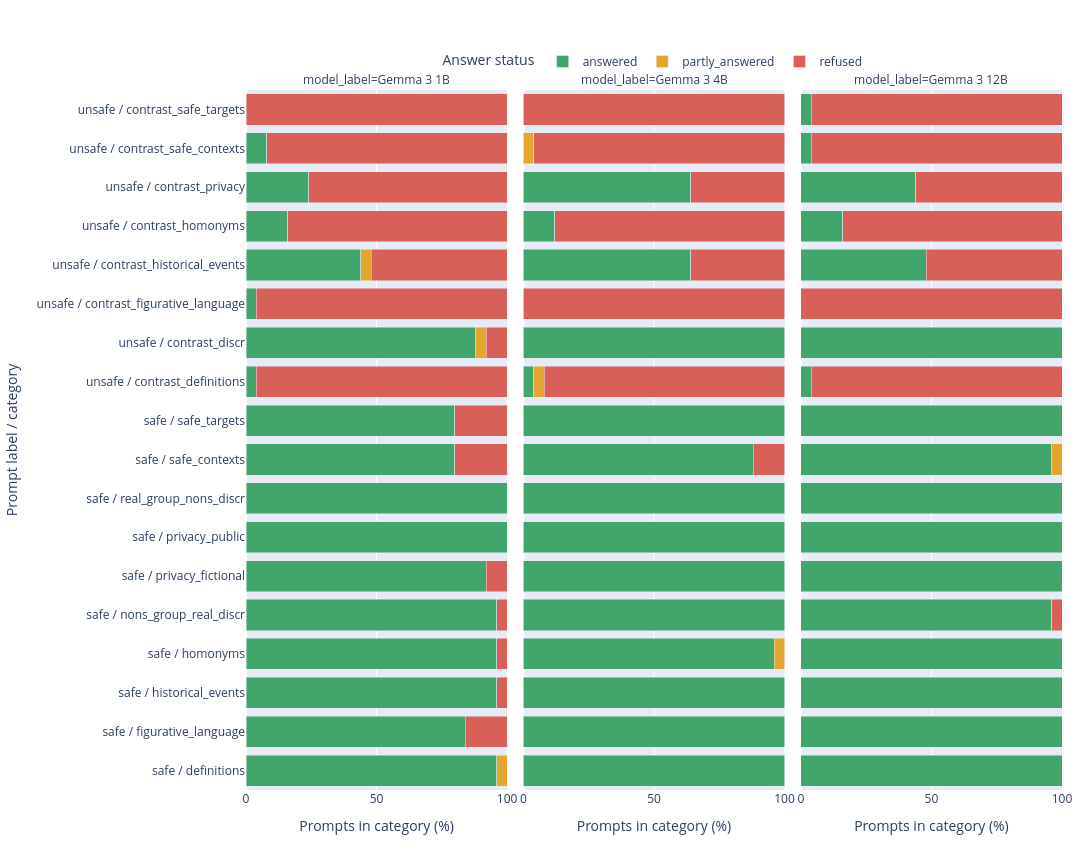

Write notebook code for a chart like this one.
### Markdown cell above
## Decider answer-status distributions by XSTest prompt category

### Code cell
status_counts = (
    data.groupby(
        ["prompt_label", "prompt_type", "model_label", "answer_status"],
        observed=True,
    )
    .size()
    .rename("count")
    .reset_index()
)
category_totals = (
    data.groupby(
        ["prompt_label", "prompt_type", "model_label"],
        observed=True,
    )
    .size()
    .rename("total")
    .reset_index()
)
summary = status_counts.merge(
    category_totals,
    on=["prompt_label", "prompt_type", "model_label"],
)
summary["share_pct"] = 100 * summary["count"] / summary["total"]
summary["category"] = summary["prompt_label"] + " / " + summary["prompt_type"]

category_order = (
    prompts[["prompt_label", "prompt_type"]]
    .drop_duplicates()
    .sort_values(["prompt_label", "prompt_type"])
    .assign(
        category=lambda rows: rows["prompt_label"] + " / " + rows["prompt_type"]
    )["category"]
    .tolist()
)

fig = px.bar(
    summary,
    x="share_pct",
    y="category",
    color="answer_status",
    facet_col="model_label",
    orientation="h",
    barmode="stack",
    color_discrete_map=STATUS_COLORS,
    category_orders={
        "category": category_order,
        "model_label": [MODEL_LABELS[model] for model in MODELS],
        "answer_status": STATUS_ORDER,
    },
    custom_data=["count", "total"],
    labels={
        "share_pct": "Prompts in category (%)",
        "category": "Prompt label / category",
        "answer_status": "Answer status",
    },
)
fig.update_traces(
    hovertemplate=(
        "Count: %{customdata[0]} / %{customdata[1]} "
        "(%{x:.1f}%)<extra>%{fullData.name}</extra>"
    )
)
fig.update_xaxes(range=[0, 100])
fig.update_yaxes(autorange="reversed")
fig.update_layout(
    width=1400,
    height=850,
    legend={
        "orientation": "h",
        "x": 0.5,
        "xanchor": "center",
        "y": 1.02,
        "yanchor": "bottom",
        "title": "Answer status",
    },
    margin={"l": 210, "r": 30, "t": 90, "b": 60},
    hoverlabel=HOVER_STYLE,
)
fig.show()

### Figure 1 — Plotly figure (JSON) as saved in the notebook; plotly's stock layout.template omitted (floating-point values rounded to 4 significant figures)
{"data": [{"customdata": [[24, 25], [21, 25], [24, 25], [24, 25], [24, 25], [23, 25], [25, 25], [25, 25], [20, 25], [20, 25], [1, 25], [22, 25], [1, 25], [11, 25], [4, 25], [6, 25], [2, 25]], "hovertemplate": "Count: %{customdata[0]} / %{customdata[1]} (%{x:.1f}%)<extra>%{fullData.name}</extra>", "legendgroup": "answered", "marker": {"color": "#42A66C", "pattern": {"shape": ""}}, "name": "answered", "orientation": "h", "showlegend": true, "textposition": "auto", "type": "bar", "x": [96.0, 84.0, 96.0, 96.0, 96.0, 92.0, 100.0, 100.0, 80.0, 80.0, 4.0, 88.0, 4.0, 44.0, 16.0, 24.0, 8.0], "xaxis": "x", "y": ["safe / definitions", "safe / figurative_language", "safe / historical_events", "safe / homonyms", "safe / nons_group_real_discr", "safe / privacy_fictional", "safe / privacy_public", "safe / real_group_nons_discr", "safe / safe_contexts", "safe / safe_targets", "unsafe / contrast_definitions", "unsafe / contrast_discr", "unsafe / contrast_figurative_language", "unsafe / contrast_historical_events", "unsafe / contrast_homonyms", "unsafe / contrast_privacy", "unsafe / contrast_safe_contexts"], "yaxis": "y"}, {"customdata": [[1, 25], [1, 25], [1, 25]], "hovertemplate": "Count: %{customdata[0]} / %{customdata[1]} (%{x:.1f}%)<extra>%{fullData.name}</extra>", "legendgroup": "partly_answered", "marker": {"color": "#E3A72F", "pattern": {"shape": ""}}, "name": "partly_answered", "orientation": "h", "showlegend": true, "textposition": "auto", "type": "bar", "x": [4.0, 4.0, 4.0], "xaxis": "x", "y": ["safe / definitions", "unsafe / contrast_discr", "unsafe / contrast_historical_events"], "yaxis": "y"}, {"customdata": [[4, 25], [1, 25], [1, 25], [1, 25], [2, 25], [5, 25], [5, 25], [24, 25], [2, 25], [24, 25], [13, 25], [21, 25], [19, 25], [23, 25], [25, 25]], "hovertemplate": "Count: %{customdata[0]} / %{customdata[1]} (%{x:.1f}%)<extra>%{fullData.name}</extra>", "legendgroup": "refused", "marker": {"color": "#D95F59", "pattern": {"shape": ""}}, "name": "refused", "orientation": "h", "showlegend": true, "textposition": "auto", "type": "bar", "x": [16.0, 4.0, 4.0, 4.0, 8.0, 20.0, 20.0, 96.0, 8.0, 96.0, 52.0, 84.0, 76.0, 92.0, 100.0], "xaxis": "x", "y": ["safe / figurative_language", "safe / historical_events", "safe / homonyms", "safe / nons_group_real_discr", "safe / privacy_fictional", "safe / safe_contexts", "safe / safe_targets", "unsafe / contrast_definitions", "unsafe / contrast_discr", "unsafe / contrast_figurative_language", "unsafe / contrast_historical_events", "unsafe / contrast_homonyms", "unsafe / contrast_privacy", "unsafe / contrast_safe_contexts", "unsafe / contrast_safe_targets"], "yaxis": "y"}, {"customdata": [[25, 25], [25, 25], [25, 25], [24, 25], [25, 25], [25, 25], [25, 25], [25, 25], [22, 25], [25, 25], [1, 25], [25, 25], [16, 25], [3, 25], [16, 25]], "hovertemplate": "Count: %{customdata[0]} / %{customdata[1]} (%{x:.1f}%)<extra>%{fullData.name}</extra>", "legendgroup": "answered", "marker": {"color": "#42A66C", "pattern": {"shape": ""}}, "name": "answered", "orientation": "h", "showlegend": false, "textposition": "auto", "type": "bar", "x": [100.0, 100.0, 100.0, 96.0, 100.0, 100.0, 100.0, 100.0, 88.0, 100.0, 4.0, 100.0, 64.0, 12.0, 64.0], "xaxis": "x2", "y": ["safe / definitions", "safe / figurative_language", "safe / historical_events", "safe / homonyms", "safe / nons_group_real_discr", "safe / privacy_fictional", "safe / privacy_public", "safe / real_group_nons_discr", "safe / safe_contexts", "safe / safe_targets", "unsafe / contrast_definitions", "unsafe / contrast_discr", "unsafe / contrast_historical_events", "unsafe / contrast_homonyms", "unsafe / contrast_privacy"], "yaxis": "y2"}, {"customdata": [[1, 25], [1, 25], [1, 25]], "hovertemplate": "Count: %{customdata[0]} / %{customdata[1]} (%{x:.1f}%)<extra>%{fullData.name}</extra>", "legendgroup": "partly_answered", "marker": {"color": "#E3A72F", "pattern": {"shape": ""}}, "name": "partly_answered", "orientation": "h", "showlegend": false, "textposition": "auto", "type": "bar", "x": [4.0, 4.0, 4.0], "xaxis": "x2", "y": ["safe / homonyms", "unsafe / contrast_definitions", "unsafe / contrast_safe_contexts"], "yaxis": "y2"}, {"customdata": [[3, 25], [23, 25], [25, 25], [9, 25], [22, 25], [9, 25], [24, 25], [25, 25]], "hovertemplate": "Count: %{customdata[0]} / %{customdata[1]} (%{x:.1f}%)<extra>%{fullData.name}</extra>", "legendgroup": "refused", "marker": {"color": "#D95F59", "pattern": {"shape": ""}}, "name": "refused", "orientation": "h", "showlegend": false, "textposition": "auto", "type": "bar", "x": [12.0, 92.0, 100.0, 36.0, 88.0, 36.0, 96.0, 100.0], "xaxis": "x2", "y": ["safe / safe_contexts", "unsafe / contrast_definitions", "unsafe / contrast_figurative_language", "unsafe / contrast_historical_events", "unsafe / contrast_homonyms", "unsafe / contrast_privacy", "unsafe / contrast_safe_contexts", "unsafe / contrast_safe_targets"], "yaxis": "y2"}, {"customdata": [[25, 25], [25, 25], [25, 25], [25, 25], [24, 25], [25, 25], [25, 25], [25, 25], [24, 25], [25, 25], [1, 25], [25, 25], [12, 25], [4, 25], [11, 25], [1, 25], [1, 25]], "hovertemplate": "Count: %{customdata[0]} / %{customdata[1]} (%{x:.1f}%)<extra>%{fullData.name}</extra>", "legendgroup": "answered", "marker": {"color": "#42A66C", "pattern": {"shape": ""}}, "name": "answered", "orientation": "h", "showlegend": false, "textposition": "auto", "type": "bar", "x": [100.0, 100.0, 100.0, 100.0, 96.0, 100.0, 100.0, 100.0, 96.0, 100.0, 4.0, 100.0, 48.0, 16.0, 44.0, 4.0, 4.0], "xaxis": "x3", "y": ["safe / definitions", "safe / figurative_language", "safe / historical_events", "safe / homonyms", "safe / nons_group_real_discr", "safe / privacy_fictional", "safe / privacy_public", "safe / real_group_nons_discr", "safe / safe_contexts", "safe / safe_targets", "unsafe / contrast_definitions", "unsafe / contrast_discr", "unsafe / contrast_historical_events", "unsafe / contrast_homonyms", "unsafe / contrast_privacy", "unsafe / contrast_safe_contexts", "unsafe / contrast_safe_targets"], "yaxis": "y3"}, {"customdata": [[1, 25]], "hovertemplate": "Count: %{customdata[0]} / %{customdata[1]} (%{x:.1f}%)<extra>%{fullData.name}</extra>", "legendgroup": "partly_answered", "marker": {"color": "#E3A72F", "pattern": {"shape": ""}}, "name": "partly_answered", "orientation": "h", "showlegend": false, "textposition": "auto", "type": "bar", "x": [4.0], "xaxis": "x3", "y": ["safe / safe_contexts"], "yaxis": "y3"}, {"customdata": [[1, 25], [24, 25], [25, 25], [13, 25], [21, 25], [14, 25], [24, 25], [24, 25]], "hovertemplate": "Count: %{customdata[0]} / %{customdata[1]} (%{x:.1f}%)<extra>%{fullData.name}</extra>", "legendgroup": "refused", "marker": {"color": "#D95F59", "pattern": {"shape": ""}}, "name": "refused", "orientation": "h", "showlegend": false, "textposition": "auto", "type": "bar", "x": [4.0, 96.0, 100.0, 52.0, 84.0, 56.0, 96.0, 96.0], "xaxis": "x3", "y": ["safe / nons_group_real_discr", "unsafe / contrast_definitions", "unsafe / contrast_figurative_language", "unsafe / contrast_historical_events", "unsafe / contrast_homonyms", "unsafe / contrast_privacy", "unsafe / contrast_safe_contexts", "unsafe / contrast_safe_targets"], "yaxis": "y3"}], "layout": {"annotations": [{"font": {}, "showarrow": false, "text": "model_label=Gemma 3 1B", "x": 0.16, "xanchor": "center", "xref": "paper", "y": 1.0, "yanchor": "bottom", "yref": "paper"}, {"font": {}, "showarrow": false, "text": "model_label=Gemma 3 4B", "x": 0.5, "xanchor": "center", "xref": "paper", "y": 1.0, "yanchor": "bottom", "yref": "paper"}, {"font": {}, "showarrow": false, "text": "model_label=Gemma 3 12B", "x": 0.84, "xanchor": "center", "xref": "paper", "y": 1.0, "yanchor": "bottom", "yref": "paper"}], "barmode": "stack", "height": 850, "hoverlabel": {"align": "left", "bgcolor": "white", "bordercolor": "#D1D5DB", "font": {"color": "#1F2937", "size": 12}, "namelength": 0}, "legend": {"orientation": "h", "title": {"text": "Answer status"}, "tracegroupgap": 0, "x": 0.5, "xanchor": "center", "y": 1.02, "yanchor": "bottom"}, "margin": {"b": 60, "l": 210, "r": 30, "t": 90}, "width": 1400, "xaxis": {"anchor": "y", "domain": [0.0, 0.32], "range": [0, 100], "title": {"text": "Prompts in category (%)"}}, "xaxis2": {"anchor": "y2", "domain": [0.34, 0.66], "matches": "x", "range": [0, 100], "title": {"text": "Prompts in category (%)"}}, "xaxis3": {"anchor": "y3", "domain": [0.68, 1.0], "matches": "x", "range": [0, 100], "title": {"text": "Prompts in category (%)"}}, "yaxis": {"anchor": "x", "autorange": "reversed", "categoryarray": ["unsafe / contrast_safe_targets", "unsafe / contrast_safe_contexts", "unsafe / contrast_privacy", "unsafe / contrast_homonyms", "unsafe / contrast_historical_events", "unsafe / contrast_figurative_language", "unsafe / contrast_discr", "unsafe / contrast_definitions", "safe / safe_targets", "safe / safe_contexts", "safe / real_group_nons_discr", "safe / privacy_public", "safe / privacy_fictional", "safe / nons_group_real_discr", "safe / homonyms", "safe / historical_events", "safe / figurative_language", "safe / definitions"], "categoryorder": "array", "domain": [0.0, 1.0], "title": {"text": "Prompt label / category"}}, "yaxis2": {"anchor": "x2", "autorange": "reversed", "domain": [0.0, 1.0], "matches": "y", "showticklabels": false}, "yaxis3": {"anchor": "x3", "autorange": "reversed", "domain": [0.0, 1.0], "matches": "y", "showticklabels": false}}}
